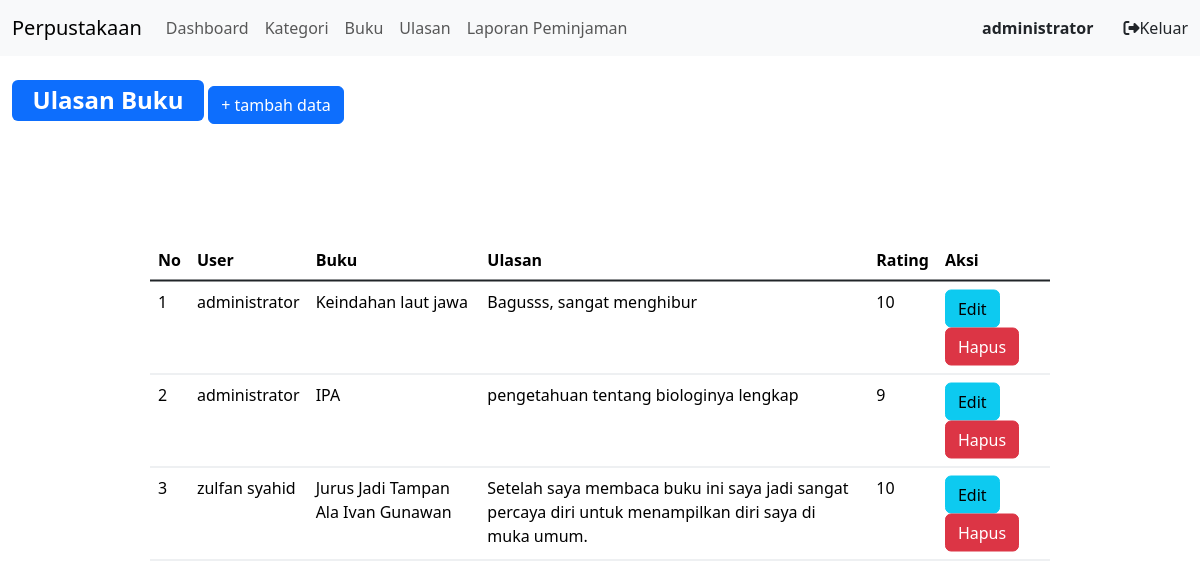
The page /index.php?page=ulasan (signed in) on the database its author committed.
### tables this page shows
CREATE TABLE `ulasan` (
  `id_ulasan` int(11) NOT NULL,
  `id_user` int(11) DEFAULT NULL,
  `id_buku` int(11) DEFAULT NULL,
  `ulasan` text DEFAULT NULL,
  `rating` int(11) DEFAULT NULL
);

CREATE TABLE `user` (
  `id_user` int(11) NOT NULL,
  `nama` varchar(255) DEFAULT NULL,
  `username` varchar(255) DEFAULT NULL,
  `password` varchar(255) DEFAULT NULL,
  `email` varchar(255) DEFAULT NULL,
  `alamat` text DEFAULT NULL,
  `no_telepon` varchar(255) DEFAULT NULL,
  `level` enum('admin','petugas','peminjam') DEFAULT NULL
);

CREATE TABLE `buku` (
  `id_buku` int(11) NOT NULL,
  `id_kategori` int(11) DEFAULT NULL,
  `judul` varchar(255) DEFAULT NULL,
  `penulis` varchar(255) DEFAULT NULL,
  `penerbit` varchar(255) DEFAULT NULL,
  `tahun_terbit` varchar(255) DEFAULT NULL,
  `deskripsi` text DEFAULT NULL
);

### ulasan.php (the view)
<div class="badge bg-primary text-wrap mt-4 fs-4" style="width: 12rem;">
    Ulasan Buku
</div>
<a href="?page=ulasan_tambah" class="btn btn-primary"> + tambah data</a>
<table class="table w-75 position-absolute top-50 start-50 translate-middle">
    <thead>
        <tr>
            <th scope="col">No</th>
            <th scope="col">User</th>
            <th scope="col">Buku</th>
            <th scope="col">Ulasan</th>
            <th scope="col">Rating</th>
            <th scope="col">Aksi</th>
        </tr>
    </thead>
    <tbody class="table-group-divider">
        <?php
        $i = 1;
        $q = mysqli_query($koneksi, "SELECT * FROM ulasan LEFT JOIN user ON user.id_user = ulasan.id_user LEFT JOIN buku ON buku.id_buku = ulasan.id_buku");
        while ($data = mysqli_fetch_array($q)) {
        ?>
            <tr>
                <td><?php echo $i++; ?></td>
                <td><?php echo $data['nama']; ?></td>
                <td><?php echo $data['judul']; ?></td>
                <td><?php echo $data['ulasan']; ?></td>
                <td><?php echo $data['rating']; ?></td>
                <td>
                    <a href="?page=ulasan_edit&&id=<?php echo $data['id_ulasan']; ?>" class="btn btn-info">Edit</a>
                    <a onclick="return confirm('Yakin Mau dihapus?');" href="?page=ulasan_hapus&&id=<?php echo $data['id_ulasan']; ?>" class="btn btn-danger">Hapus</a>
                </td>
            </tr>
        <?php
        }
        ?>
    </tbody>
</table>

### rows shown on the page
ulasan: id_user.nama "administrator", id_buku.judul "Keindahan laut jawa", ulasan "Bagusss, sangat menghibur", rating "10"
ulasan: id_user.nama "administrator", id_buku.judul "IPA", ulasan "pengetahuan tentang biologinya lengkap", rating "9"
ulasan: id_user.nama "zulfan syahid", id_buku.judul "Jurus Jadi Tampan Ala Ivan Gunawan", ulasan "Setelah saya membaca buku ini saya jadi sangat percaya diri untuk menampilkan diri saya di muka umum.", rating "10"

### other values the page prints
$_SESSION['user']['nama'] "administrator"
